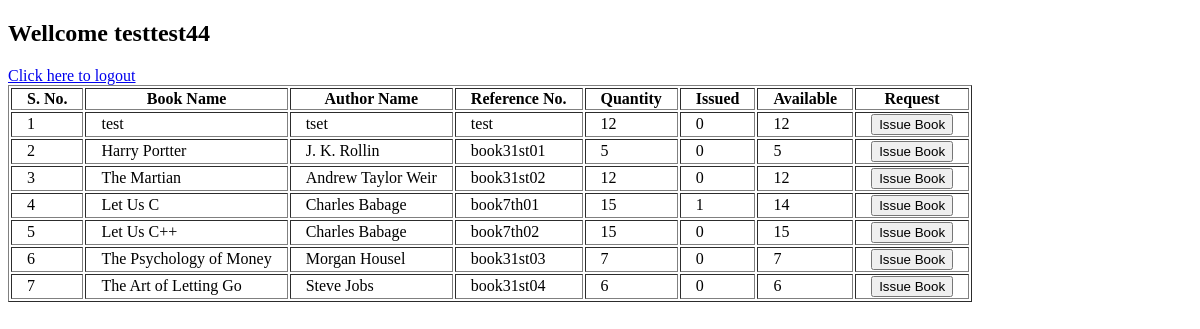
The page /books (signed in) on the database as committed earlier.
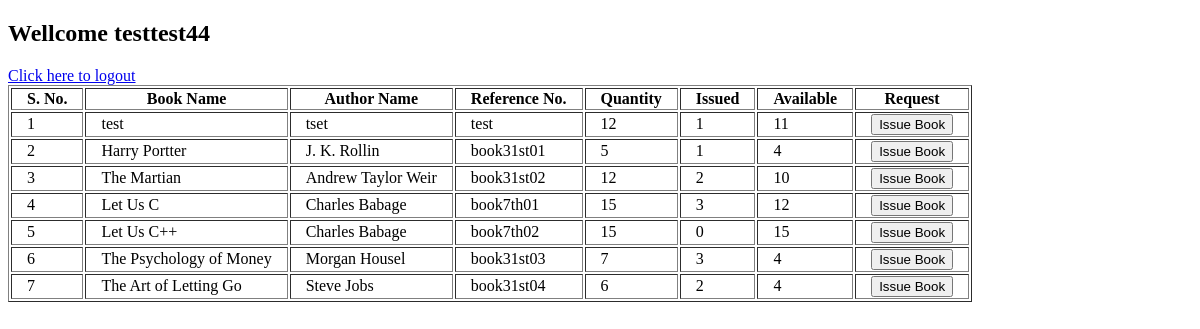
The same page on the database as committed later.
### models/bookModel.py (models this page shows, shortened)
class bookModel(Base):
    __tablename__ = "books"
    snum = Column(Integer, primary_key=True, autoincrement=True)
    bookName = Column(String)
    author = Column(String)
    referenceNumber = Column(Integer)
    issued = Column(Integer, default=0)
    quantity = Column(Integer)
    available = Column(Integer, default=quantity)
    __table_args__ = (UniqueConstraint('referenceNumber', name='_referenceNumber_uc'),)
    @staticmethod
    def getAllBooks():
        booksData = dbSession.query(bookModel).all()
        return booksData

### routes.py (the view)
@main.route('/books')
def books():
    return booksController.get()

### controllers/booksCon.py (called while the page is built)
    def get():
        if 'username' in session and session['admin'] == False:
            booksData = bookModel.getAllBooks()
            user = session['username']
            booksReq = reqModel.getUserRequest(user)
            if 'error' in session:
                error = session['error']
                session.pop('error', None)
                return render_template('booksPage.html', books=booksData, requests=booksReq, err=error)
            return render_template('booksPage.html', books=booksData, requests=booksReq)
        else:
            return 'You are not logedin as user!<br><a href="http://localhost:5542/login">Click here to LOGIN</a>'

### models/requestModel.py (called while the page is built)
    @staticmethod
    def getUserRequest(user):
        print ('going to retreve user requests')
        reqs = dbSession.query(reqModel).filter(reqModel.issuedBy==user).all()
        if reqs:
            print ('got all requests!')
            return reqs
        else:
            print ("user didn't have any requests yet")

### templates/booksPage.html (shortened to what this page needs)
<!DOCTYPE html>
<html lang="en">
<head>
</head>
<body>
    <h2>Wellcome {{ session['username'] }}</h2>
    <a href="http://localhost:5542/logout">Click here to logout</a><br>
    <table border=1>
        <tr>
            <th>S. No.</th>
            <th>Book Name</th>
            <th>Author Name</th>
            <th>Reference No.</th>
            <th>Quantity</th>
            <th>Issued</th>
            <th>Available</th>
            <th>Request</th>
        </tr>
        {% for book in books %}
            <tr>
                <td>{{ book.snum }}</td>
                <td>{{ book.bookName }}</td>
                <td>{{ book.author }}</td>
                <td>{{ book.referenceNumber }}</td>
                <td>{{ book.quantity }}</td>
                <td>{{ book.issued }}</td>
                <td>{{ book.available }}</td>
                {% if book.available <= 0 %}
                    <td>Currently Unavailable</td>
                {% else %}
                    <td>
                        <form action="http://localhost:5542/books/issue" method="POST" style="display:inline;">
                            <button type="submit">Issue Book</button>
                        </form>
                    </td>
                {% endif %}
            </tr>
        {% endfor %}
    </table>
</body>
</html>

Rows that differ between the two databases and show on the page:
changed bookModel "test": issued "0" → "1"; available "12" → "11"
changed bookModel "Harry Portter": issued "0" → "1"; available "5" → "4"
changed bookModel "The Martian": issued "0" → "2"; available "12" → "10"
changed bookModel "Let Us C": issued "1" → "3"; available "14" → "12"
changed bookModel "The Psychology of Money": issued "0" → "3"; available "7" → "4"
changed bookModel "The Art of Letting Go": issued "0" → "2"; available "6" → "4"
